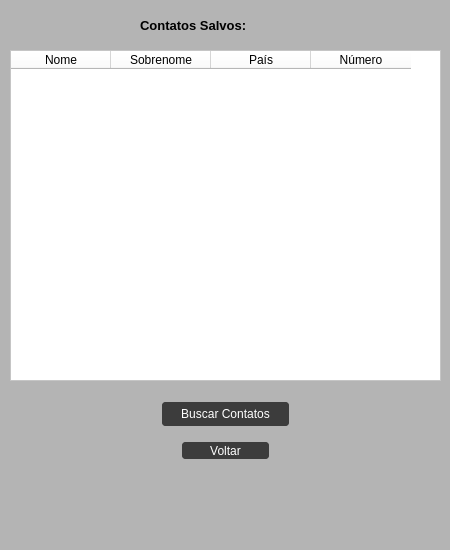
<?xml version="1.0" encoding="UTF-8"?>
<ui version="4.0">
 <class>ViewContactWindow</class>
 <widget class="QMainWindow" name="ViewContactWindow">
  <property name="geometry">
   <rect>
    <x>0</x>
    <y>0</y>
    <width>450</width>
    <height>550</height>
   </rect>
  </property>
  <property name="maximumSize">
   <size>
    <width>450</width>
    <height>550</height>
   </size>
  </property>
  <property name="windowTitle">
   <string>MainWindow</string>
  </property>
  <property name="styleSheet">
   <string notr="true">background-color: rgb(180, 180, 180);</string>
  </property>
  <widget class="QWidget" name="centralwidget">
   <widget class="QTableWidget" name="tableWidget">
    <property name="geometry">
     <rect>
      <x>10</x>
      <y>50</y>
      <width>431</width>
      <height>331</height>
     </rect>
    </property>
    <property name="styleSheet">
     <string notr="true">background-color: rgb(255, 255, 255);</string>
    </property>
    <column>
     <property name="text">
      <string>Nome</string>
     </property>
    </column>
    <column>
     <property name="text">
      <string>Sobrenome</string>
     </property>
    </column>
    <column>
     <property name="text">
      <string>País</string>
     </property>
    </column>
    <column>
     <property name="text">
      <string>Número</string>
     </property>
    </column>
   </widget>
   <widget class="QPushButton" name="pushButton">
    <property name="geometry">
     <rect>
      <x>160</x>
      <y>400</y>
      <width>131</width>
      <height>28</height>
     </rect>
    </property>
    <property name="styleSheet">
     <string notr="true">QPushButton {
	background-color: rgb(60, 60, 60);
	border: 2px solid rgb(180, 180, 180);
	border-radius: 5px;
	padding: 2px;
	color: rgb(255, 255, 255);
}
QPushButton:hover{
	background-color: rgb(60, 60, 60);
	border: 2px solid rgb(55, 55, 55);
}
QPushButton:pressed{
	background-color: rgb(250, 230, 0);
	border: 2px solid rgb(255, 165, 24);
}</string>
    </property>
    <property name="text">
     <string>Buscar Contatos</string>
    </property>
   </widget>
   <widget class="QLabel" name="label">
    <property name="geometry">
     <rect>
      <x>140</x>
      <y>10</y>
      <width>191</width>
      <height>31</height>
     </rect>
    </property>
    <property name="font">
     <font>
      <pointsize>10</pointsize>
      <weight>75</weight>
      <bold>true</bold>
     </font>
    </property>
    <property name="text">
     <string>Contatos Salvos:</string>
    </property>
   </widget>
   <widget class="QPushButton" name="backButton">
    <property name="geometry">
     <rect>
      <x>180</x>
      <y>440</y>
      <width>91</width>
      <height>21</height>
     </rect>
    </property>
    <property name="styleSheet">
     <string notr="true">QPushButton {
	background-color: rgb(60, 60, 60);
	border: 2px solid rgb(180, 180, 180);
	border-radius: 5px;
	padding: 2px;
	color: rgb(255, 255, 255);
}
QPushButton:hover{
	background-color: rgb(60, 60, 60);
	border: 2px solid rgb(55, 55, 55);
}
QPushButton:pressed{
	background-color: rgb(250, 230, 0);
	border: 2px solid rgb(255, 165, 24);
}</string>
    </property>
    <property name="text">
     <string>Voltar</string>
    </property>
   </widget>
  </widget>
  <widget class="QMenuBar" name="menubar">
   <property name="geometry">
    <rect>
     <x>0</x>
     <y>0</y>
     <width>450</width>
     <height>26</height>
    </rect>
   </property>
  </widget>
  <widget class="QStatusBar" name="statusbar"/>
 </widget>
 <resources/>
 <connections/>
</ui>
